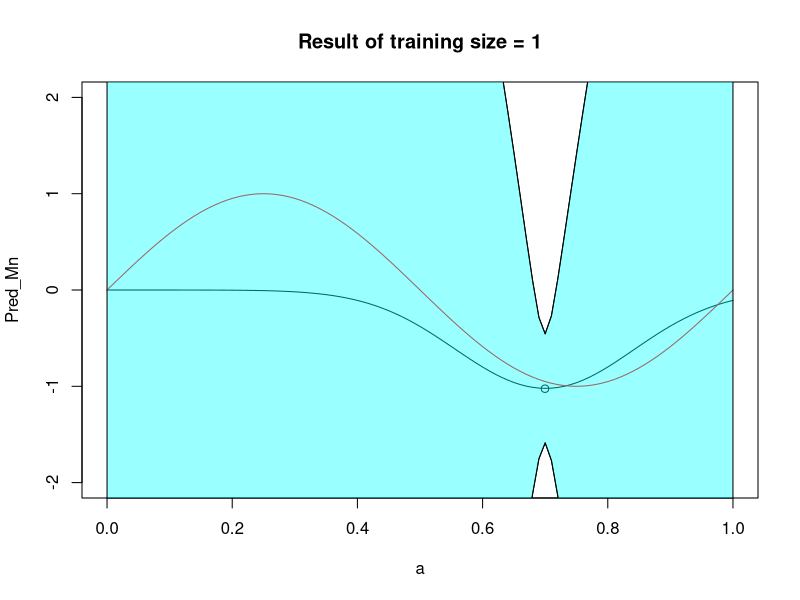
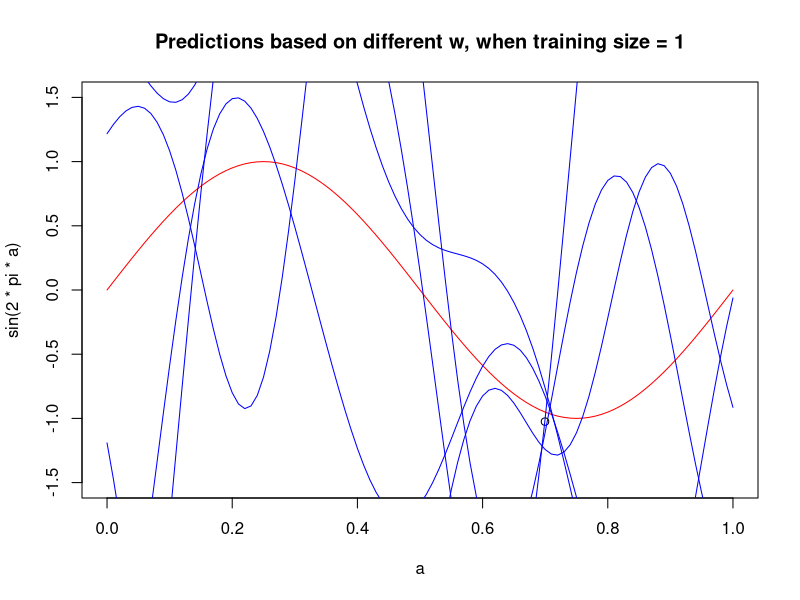
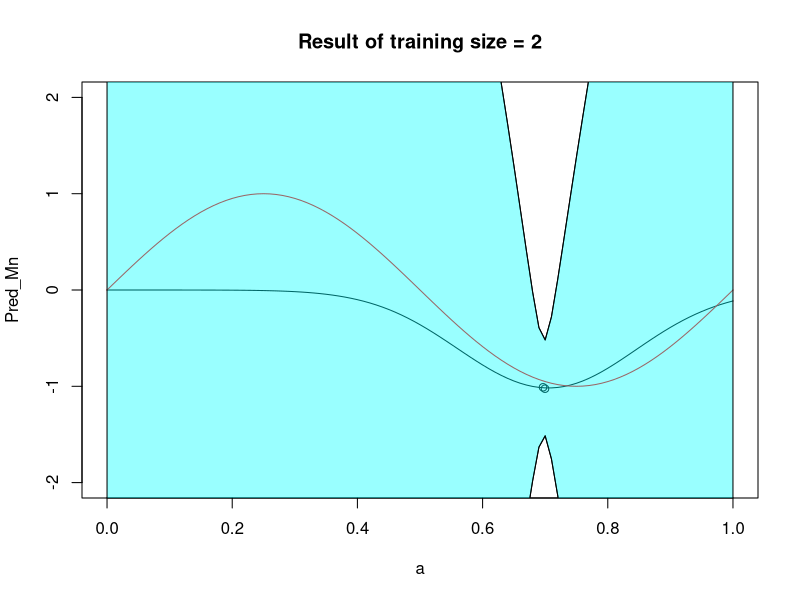
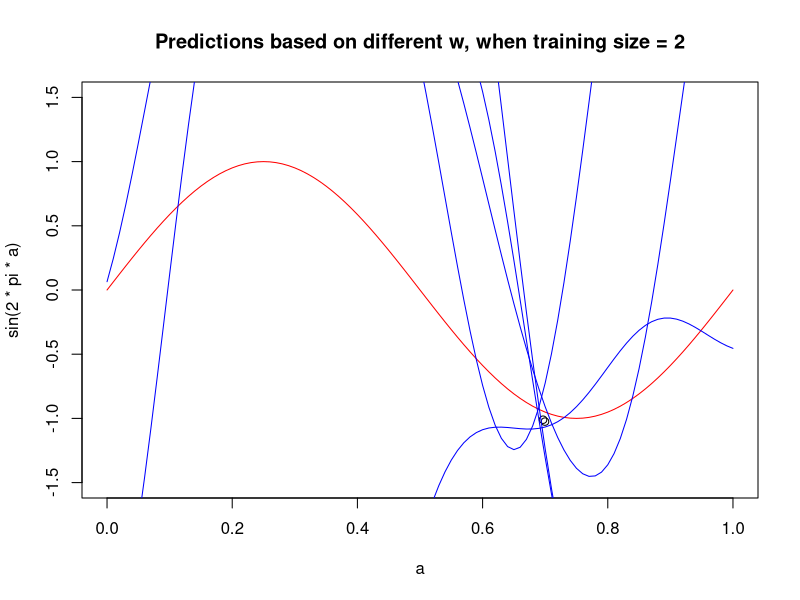
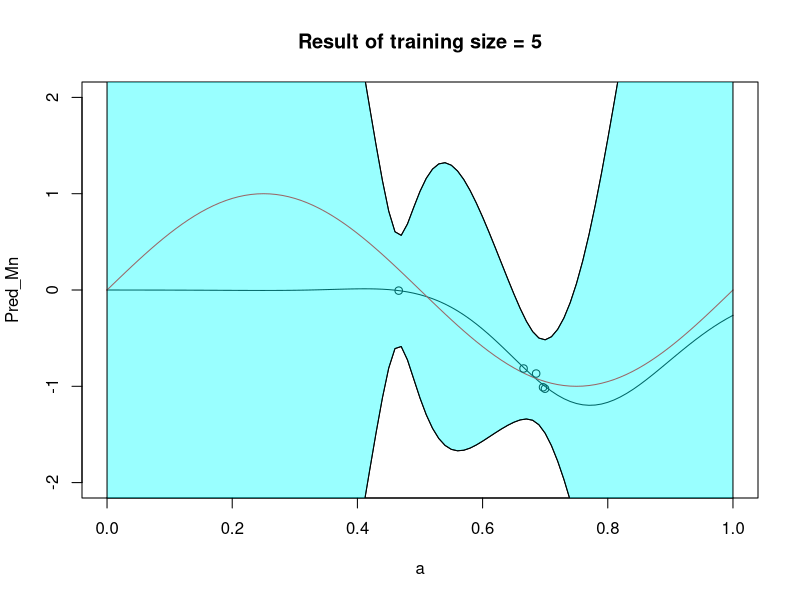
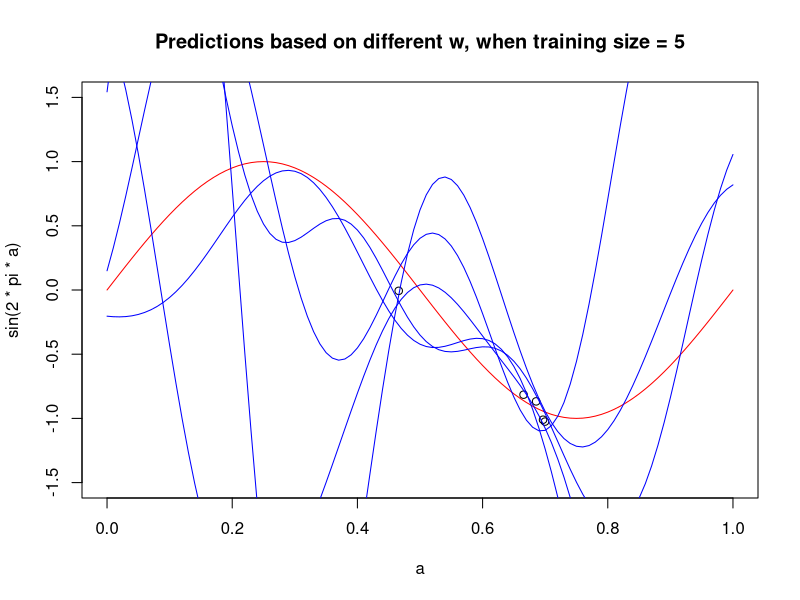
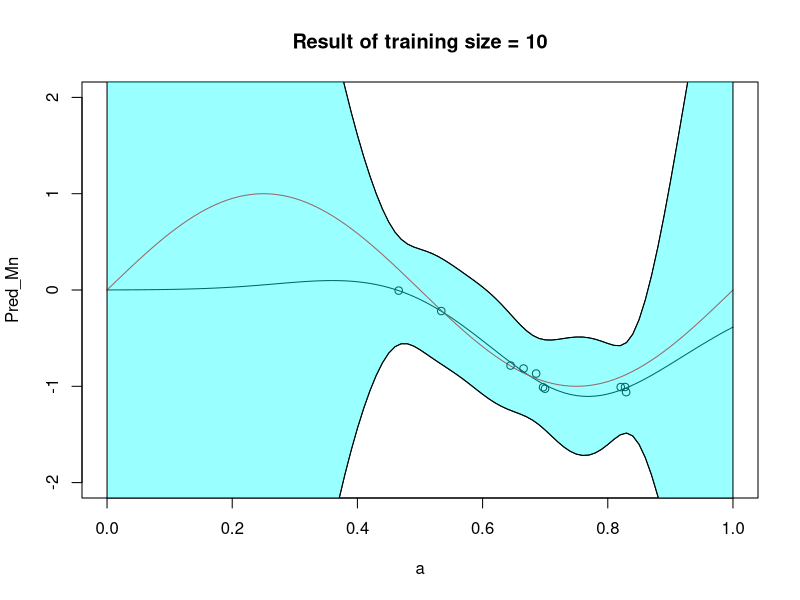
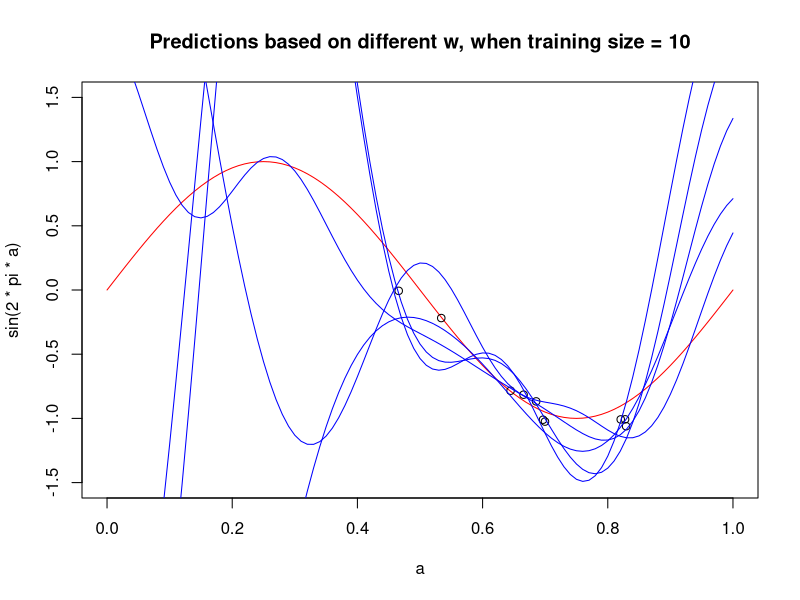

These figures' R source, in order:
library('MASS')
# Step 1. function: apply basis functions on X
applyBasicFuntion <- function(x, mu, sd, N){
  if(length(mu)!=N || length(sd)!=N){
    return(NULL)
  }
  
  Phi_X = NULL
  for(i in 1:N){
    Phi_X <- cbind(Phi_X, dnorm(x, mean=mu[i],sd=sd[i]))
  }
  
  return(as.matrix(Phi_X))
}

# Step 2. 
solveW <- function(Phi_X, t){
  return(qr.solve(Phi_X, t))
}
# Calculate Sn and Mn based on eq 3.53 3.54
# Remember we set M0 = 0, and S0^-1 = alpha * I
CalculateWeightSn <- function(alpha, beta, Phi_X, N){
  return( solve(alpha * diag(N) + beta * t(Phi_X) %*% Phi_X) )
}

CalculateWeightMn <- function(beta, Sn, Phi_X, t){
  return( beta * Sn %*% t(Phi_X) %*% t)
}

# Step 3. Calculate mean and variance of t given x, based on 3.58 and 3.59
CalculateTMn <- function(WMn, Phi_X){
  return(t(WMn) %*% t(Phi_X))
}

CalculateTVar <- function(WSn, Phi_X, beta){
  myVar <- NULL
  for(i in 1:nrow(Phi_X)){
    myVar <- cbind(myVar,beta^-1 + t(Phi_X[i,]) %*% WSn %*% Phi_X[i,])
  }
    
  return(myVar)
}



# Step 4. using above functions draw graphs:
#     4.1: Graph 3.8
drawFigure1 <- function(x, t, mu, sd, N, alpha, beta)
{
  Phi_X <- applyBasicFuntion(x, mu, sd, N)
  
  W_Sn <- CalculateWeightSn(alpha, beta, Phi_X, N)
  W_Mn <- CalculateWeightMn(beta, W_Sn, Phi_X, t)
  
  a <- seq(0,1,0.01)
  Phi_A <- applyBasicFuntion(a, mu, sd, N)
  
  Pred_Mn <- CalculateTMn(W_Mn, Phi_A)[1,]
  Pred_Var <- CalculateTVar(W_Sn, Phi_A, beta)[1,]
  
  
  PredMax <- Pred_Mn + 2 * sqrt(Pred_Var)
  PredMin <- Pred_Mn - 2 * sqrt(Pred_Var)
  
  plot(a, Pred_Mn, xlim=c(0,1), ylim = c(-2,2), type='l', main = paste0('Result of training size = ', as.character(length(x))))
  points(a, sin(2*pi*a), xlim=c(0,1), ylim=c(-2,2), type='l', col='red')
  points(a, PredMax, xlim=c(0,1), ylim = c(-2,2), type='l')
  points(x,t)
  points(a, PredMin, xlim=c(0,1), ylim=c(-2,2), type='l')
  polygon(c(a, rev(a)), c(PredMax, rev(PredMin)), col=rgb(0,1,1,0.4))
}
#     4.2: Graph 3.9
drawFigure2 <- function(x, t, mu, sd, N, alpha, beta)
{
  Phi_X <- applyBasicFuntion(x, mu, sd, N)
  
  W_Sn <- CalculateWeightSn(alpha, beta, Phi_X, N)
  W_Mn <- CalculateWeightMn(beta, W_Sn, Phi_X, t)[,1]
  
  mySampledW <- mvrnorm(n=5, mu=W_Mn, Sigma=W_Sn)
  
  a <- seq(0,1,0.01)
  Phi_A <- applyBasicFuntion(a, mu, sd, N)
  
  plot(a, sin(2*pi*a), xlim=c(0,1), ylim=c(-1.5,1.5), type='l', col='red', main = paste0('Predictions based on different w, when training size = ', as.character(length(x))))
  points(x,t)
  
  for(i in 1:nrow(mySampledW)){
      points(a, Phi_A %*% mySampledW[i,], xlim=c(0,1), ylim=c(-1.5,1.5), type='l', col='blue')
  }
}



# Step 5. Run test given different size of training data

# Sampling from sin(x)
n = 300        # sample size (max)
N = 9         # Module size ( how many normal distribution is contained)

x <- runif(n) # sample x using uniform distribution. By default, min = 0, max = 1.
t <- sin(2*pi*x) + rnorm(n, sd = 0.1) # calculate t, plug gaussian noise

# setup basis function mean and sd
mu <- seq(0,1,0.125)
sd <- rep.int(x=0.1, times=N)

# setup alpha beta
alpha <- 2
beta <- 25

# n = 1
datasetX <- x[1:1]
datasetT <- t[1:1]
drawFigure1(datasetX, datasetT, mu, sd, N, alpha, beta)
drawFigure2(datasetX, datasetT, mu, sd, N, alpha, beta)


# n = 2
datasetX <- x[1:2]
datasetT <- t[1:2]
drawFigure1(datasetX, datasetT, mu, sd, N, alpha, beta)
drawFigure2(datasetX, datasetT, mu, sd, N, alpha, beta)

# n = 5
datasetX <- x[1:5]
datasetT <- t[1:5]
drawFigure1(datasetX, datasetT, mu, sd, N, alpha, beta)
drawFigure2(datasetX, datasetT, mu, sd, N, alpha, beta)

# n = 10
datasetX <- x[1:10]
datasetT <- t[1:10]
drawFigure1(datasetX, datasetT, mu, sd, N, alpha, beta)
drawFigure2(datasetX, datasetT, mu, sd, N, alpha, beta)


# n = 20
datasetX <- x[1:20]
datasetT <- t[1:20]
drawFigure1(datasetX, datasetT, mu, sd, N, alpha, beta)
drawFigure2(datasetX, datasetT, mu, sd, N, alpha, beta)

# n = 50
datasetX <- x[1:50]
datasetT <- t[1:50]
drawFigure1(datasetX, datasetT, mu, sd, N, alpha, beta)
drawFigure2(datasetX, datasetT, mu, sd, N, alpha, beta)

# n = 300
datasetX <- x[1:300]
datasetT <- t[1:300]
drawFigure1(datasetX, datasetT, mu, sd, N, alpha, beta)
drawFigure2(datasetX, datasetT, mu, sd, N, alpha, beta)

####        Question:
####          1.  What is alpha and beta mathmatical meaning? or how can we 'guess' a better alpha and beta? we us alpha = 2, and beta = 25.
####          2.  What is a good variance of basis function. We tried use 1, it cause the matrix singular; so we change to use 0.01 (which sd = 0.1)
####              Note: white noise we pluged in is also having sd = 0.1
####




